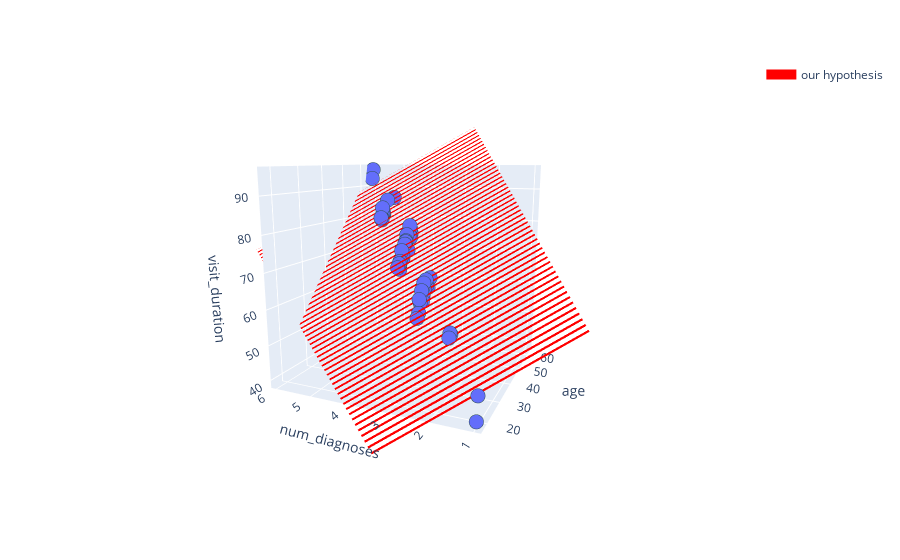

The cell this chart's notebook holds for it:
### Markdown cell above
# Figure 8: Example Plot

### Code cell
reg = linear_model.LinearRegression()
reg.fit(visit_df[['age','num_diagnoses']].values, visit_df['visit_duration'].values)

fig = px.scatter_3d(visit_df, x='age', y='num_diagnoses', z='visit_duration')
fig.update_traces(marker=dict(size=5,
                              line=dict(width=2,
                                        color='DarkSlateGrey')),
                  selector=dict(mode='markers'),
                  line=dict())


reg_x = np.linspace(20,60,40)
reg_y = np.linspace(1,6,40)
reg_z_base = ((np.array([ (i*reg.coef_[0]) for i in np.linspace(20,60,40)]) + 
                         np.array([ (i*reg.coef_[1]) for i in np.linspace(1,6,40)])) + reg.intercept_)

fig.add_trace(go.Scatter3d(x = np.linspace(20,60,40),
              y = np.linspace(1,6,40),
              z = (np.array([ (i*reg.coef_[0]) for i in np.linspace(20,60,40)]) + 
                         np.array([ (i*reg.coef_[1]) for i in np.linspace(1,6,40)])) + reg.intercept_,
             name='our hypothesis',
             mode='lines',
             line=dict(
                 color='red',
                 width=500,
                 dash='dash')))

fig.show()

### Figure 1 — Plotly figure (JSON) as saved in the notebook; plotly's stock layout.template omitted (floating-point values rounded to 4 significant figures)
{"data": [{"hoverlabel": {"namelength": 0}, "hovertemplate": "age=%{x}<br>num_diagnoses=%{y}<br>visit_duration=%{z}", "legendgroup": "", "marker": {"color": "#636efa", "line": {"color": "DarkSlateGrey", "width": 2}, "size": 5, "symbol": "circle"}, "mode": "markers", "name": "", "scene": "scene", "showlegend": false, "type": "scatter3d", "x": [35.43, 42.72, 42.85, 42.93, 43.94, 17.32, 17.9, 49.4, 52.78, 47.09, 49.05, 39.7, 27.85, 35.3, 35.31, 51.77, 49.48, 46.38, 45.79, 31.79, 34.94, 36.13, 27.21, 32.72, 52.72, 48.63, 42.67, 34.46, 64.73, 55.18, 44.57, 51.6, 52.19, 52.09, 47.78, 35.78, 49.79, 59.38, 33.03, 37.2, 28.42, 37.56, 38.42, 46.57, 51.13, 41.44, 64.06, 33.61, 42.34, 44.55], "y": [3, 4, 4, 4, 4, 1, 1, 4, 5, 4, 4, 3, 2, 3, 3, 5, 4, 4, 4, 3, 3, 3, 2, 3, 5, 4, 4, 3, 6, 5, 4, 5, 5, 5, 4, 3, 4, 5, 3, 3, 2, 3, 3, 4, 5, 4, 6, 3, 4, 4], "z": [62.67, 68.5, 69.29, 69.09, 72.32, 39.55, 45.78, 78.2, 81.71, 76.65, 79.19, 66.12, 55.65, 61.59, 61.54, 80.62, 75.5, 74.62, 73.96, 56.78, 60.68, 63.36, 54.53, 57.94, 82.03, 76.3, 66.94, 63.8, 95.54, 86.09, 69.74, 80.11, 82.02, 83.87, 71.72, 65.6, 76.75, 86.62, 61.72, 66.15, 55.09, 64.41, 63.65, 74.91, 80.82, 67.67, 92.54, 60.63, 68.7, 70.95]}, {"line": {"color": "red", "dash": "dash", "width": 500}, "mode": "lines", "name": "our hypothesis", "type": "scatter3d", "x": [20, 21.03, 22.05, 23.08, 24.1, 25.13, 26.15, 27.18, 28.21, 29.23, 30.26, 31.28, 32.31, 33.33, 34.36, 35.38, 36.41, 37.44, 38.46, 39.49, 40.51, 41.54, 42.56, 43.59, 44.62, 45.64, 46.67, 47.69, 48.72, 49.74, 50.77, 51.79, 52.82, 53.85, 54.87, 55.9, 56.92, 57.95, 58.97, 60], "y": [1, 1.128, 1.256, 1.385, 1.513, 1.641, 1.769, 1.897, 2.026, 2.154, 2.282, 2.41, 2.538, 2.667, 2.795, 2.923, 3.051, 3.179, 3.308, 3.436, 3.564, 3.692, 3.821, 3.949, 4.077, 4.205, 4.333, 4.462, 4.59, 4.718, 4.846, 4.974, 5.103, 5.231, 5.359, 5.487, 5.615, 5.744, 5.872, 6], "z": [45.31, 46.43, 47.56, 48.69, 49.81, 50.94, 52.07, 53.19, 54.32, 55.45, 56.57, 57.7, 58.83, 59.95, 61.08, 62.2, 63.33, 64.46, 65.58, 66.71, 67.84, 68.96, 70.09, 71.22, 72.34, 73.47, 74.6, 75.72, 76.85, 77.97, 79.1, 80.23, 81.35, 82.48, 83.61, 84.73, 85.86, 86.99, 88.11, 89.24]}], "layout": {"autosize": true, "dragmode": "zoom", "legend": {"tracegroupgap": 0}, "margin": {"t": 60}, "scene": {"aspectmode": "auto", "aspectratio": {"x": 1, "y": 1, "z": 1}, "camera": {"center": {"x": 0, "y": 0, "z": 0}, "eye": {"x": -2.223, "y": -0.9726, "z": 0.5314}, "projection": {"type": "perspective"}, "up": {"x": 0.0008538, "y": -0.001953, "z": 1.0}}, "domain": {"x": [0, 1], "y": [0, 1]}, "dragmode": "turntable", "xaxis": {"title": {"text": "age"}, "type": "linear"}, "yaxis": {"title": {"text": "num_diagnoses"}, "type": "linear"}, "zaxis": {"title": {"text": "visit_duration"}, "type": "linear"}}}}
